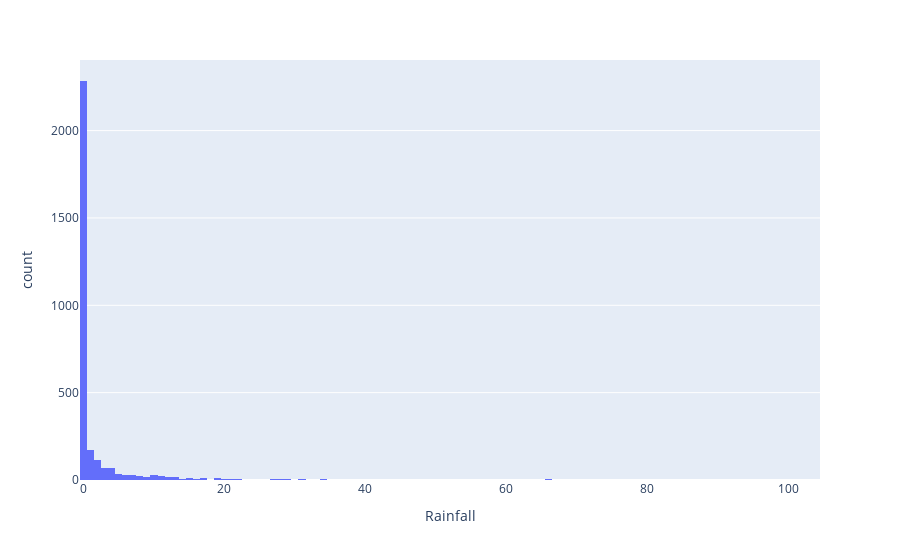

Source (notebook cell):
### Markdown cell above
Rainfall Distribution – Histogram showing how rainfall is spread out (mostly low, with some extreme days).

### Code cell
px.histogram(df,x='Rainfall')

### Figure 1 — Plotly figure (JSON) as saved in the notebook; plotly's stock layout.template omitted (floating-point values rounded to 4 significant figures; data arrays with more than 128 entries replaced by an {"elided": "..."} marker saying what was removed)
{"data": [{"bingroup": "x", "hovertemplate": "Rainfall=%{x}<br>count=%{y}<extra></extra>", "legendgroup": "", "marker": {"color": "#636efa", "pattern": {"shape": ""}}, "name": "", "orientation": "v", "showlegend": false, "x": {"elided": "3040 float values"}, "xaxis": "x", "yaxis": "y", "type": "histogram"}], "layout": {"xaxis": {"anchor": "y", "domain": [0.0, 1.0], "title": {"text": "Rainfall"}}, "yaxis": {"anchor": "x", "domain": [0.0, 1.0], "title": {"text": "count"}}, "legend": {"tracegroupgap": 0}, "margin": {"t": 60}, "barmode": "relative"}}
